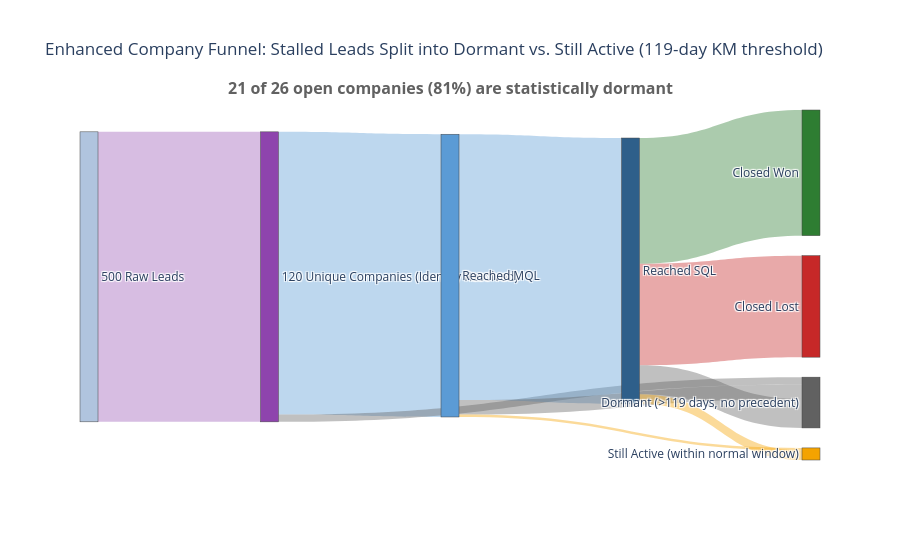

Notebook code for this chart:
### Code cell
labels2 = [f'{n_leads} Raw Leads', f'{n_companies} Unique Companies\n(Identity Resolved)', 'Reached MQL', 'Reached SQL',
           'Closed Won', 'Closed Lost', 'Dormant\n(>119 days, no precedent)', 'Still Active\n(within normal window)']
node_colors2 = ['#B0C4DE', '#8E44AD', '#5B9BD5', '#2E5F8A', '#2E7D32', '#C62828', '#616161', '#F4A300']

fig2 = go.Figure(go.Sankey(
    node=dict(label=labels2, color=node_colors2, pad=20, thickness=18),
    link=dict(
        source=[0, 1, 1, 1, 2, 2, 2, 3, 3, 3, 3],
        target=[1, 2, 6, 7, 3, 6, 7, 4, 5, 6, 7],
        value=[n_companies, reached_mql, dormant_lead, active_lead, reached_sql, dormant_mql, active_mql,
               closed_won, closed_lost, dormant_sql, active_sql],
        color=['rgba(142,68,173,0.35)', 'rgba(91,155,213,0.4)', 'rgba(97,97,97,0.4)', 'rgba(244,163,0,0.4)',
               'rgba(91,155,213,0.4)', 'rgba(97,97,97,0.4)', 'rgba(244,163,0,0.4)',
               'rgba(46,125,50,0.4)', 'rgba(198,40,40,0.4)', 'rgba(97,97,97,0.4)', 'rgba(244,163,0,0.4)'],
    ),
))
fig2.update_layout(
    title_text='Enhanced Company Funnel: Stalled Leads Split into Dormant vs. Still Active (119-day KM threshold)',
    font_size=12, height=540, margin=dict(t=110),
)
fig2.add_annotation(
    text=f'<b>{total_dormant} of {total_dormant + total_active} open companies ({total_dormant/(total_dormant+total_active):.0%}) are statistically dormant</b>',
    xref='paper', yref='paper', x=0.5, y=1.1, showarrow=False,
    font=dict(size=16, color='#616161'),
)
fig2.show()

### Figure 1 — Plotly figure (JSON) as saved in the notebook; plotly's stock layout.template omitted (floating-point values rounded to 4 significant figures)
{"data": [{"link": {"color": ["rgba(142,68,173,0.35)", "rgba(91,155,213,0.4)", "rgba(97,97,97,0.4)", "rgba(244,163,0,0.4)", "rgba(91,155,213,0.4)", "rgba(97,97,97,0.4)", "rgba(244,163,0,0.4)", "rgba(46,125,50,0.4)", "rgba(198,40,40,0.4)", "rgba(97,97,97,0.4)", "rgba(244,163,0,0.4)"], "source": [0, 1, 1, 1, 2, 2, 2, 3, 3, 3, 3], "target": [1, 2, 6, 7, 3, 6, 7, 4, 5, 6, 7], "value": [120, 117, 3, 0, 110, 6, 1, 52, 42, 12, 4]}, "node": {"color": ["#B0C4DE", "#8E44AD", "#5B9BD5", "#2E5F8A", "#2E7D32", "#C62828", "#616161", "#F4A300"], "label": ["500 Raw Leads", "120 Unique Companies\n(Identity Resolved)", "Reached MQL", "Reached SQL", "Closed Won", "Closed Lost", "Dormant\n(>119 days, no precedent)", "Still Active\n(within normal window)"], "pad": 20, "thickness": 18}, "type": "sankey"}], "layout": {"annotations": [{"font": {"color": "#616161", "size": 16}, "showarrow": false, "text": "<b>21 of 26 open companies (81%) are statistically dormant</b>", "x": 0.5, "xref": "paper", "y": 1.1, "yref": "paper"}], "font": {"size": 12}, "height": 540, "margin": {"t": 110}, "title": {"text": "Enhanced Company Funnel: Stalled Leads Split into Dormant vs. Still Active (119-day KM threshold)"}}}
